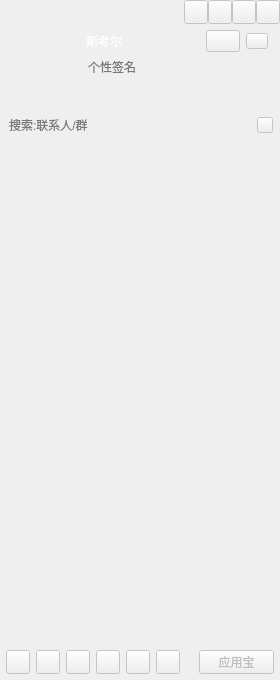
<?xml version="1.0" encoding="UTF-8"?>
<ui version="4.0">
 <class>CCMainWindowClass</class>
 <widget class="QWidget" name="CCMainWindowClass">
  <property name="enabled">
   <bool>false</bool>
  </property>
  <property name="geometry">
   <rect>
    <x>0</x>
    <y>0</y>
    <width>280</width>
    <height>680</height>
   </rect>
  </property>
  <property name="minimumSize">
   <size>
    <width>0</width>
    <height>0</height>
   </size>
  </property>
  <property name="windowTitle">
   <string>CCMainWindow</string>
  </property>
  <layout class="QVBoxLayout" name="verticalLayout_6">
   <property name="spacing">
    <number>0</number>
   </property>
   <property name="leftMargin">
    <number>0</number>
   </property>
   <property name="topMargin">
    <number>0</number>
   </property>
   <property name="rightMargin">
    <number>0</number>
   </property>
   <property name="bottomMargin">
    <number>0</number>
   </property>
   <item>
    <widget class="QWidget" name="titleWidget" native="true">
     <property name="enabled">
      <bool>false</bool>
     </property>
     <property name="sizePolicy">
      <sizepolicy hsizetype="Expanding" vsizetype="Preferred">
       <horstretch>0</horstretch>
       <verstretch>0</verstretch>
      </sizepolicy>
     </property>
     <property name="titleskin" stdset="0">
      <bool>true</bool>
     </property>
     <layout class="QVBoxLayout" name="verticalLayout_2">
      <property name="spacing">
       <number>0</number>
      </property>
      <property name="leftMargin">
       <number>0</number>
      </property>
      <property name="topMargin">
       <number>0</number>
      </property>
      <property name="rightMargin">
       <number>0</number>
      </property>
      <property name="bottomMargin">
       <number>0</number>
      </property>
      <item>
       <layout class="QHBoxLayout" name="horizontalLayout">
        <property name="spacing">
         <number>0</number>
        </property>
        <property name="leftMargin">
         <number>12</number>
        </property>
        <item>
         <widget class="QLabel" name="titleIcon">
          <property name="enabled">
           <bool>false</bool>
          </property>
          <property name="sizePolicy">
           <sizepolicy hsizetype="Fixed" vsizetype="Fixed">
            <horstretch>0</horstretch>
            <verstretch>0</verstretch>
           </sizepolicy>
          </property>
          <property name="minimumSize">
           <size>
            <width>42</width>
            <height>18</height>
           </size>
          </property>
          <property name="maximumSize">
           <size>
            <width>42</width>
            <height>18</height>
           </size>
          </property>
          <property name="text">
           <string/>
          </property>
         </widget>
        </item>
        <item>
         <spacer name="horizontalSpacer">
          <property name="orientation">
           <enum>Qt::Horizontal</enum>
          </property>
          <property name="sizeHint" stdset="0">
           <size>
            <width>40</width>
            <height>20</height>
           </size>
          </property>
         </spacer>
        </item>
        <item>
         <widget class="QPushButton" name="placehold1">
          <property name="enabled">
           <bool>false</bool>
          </property>
          <property name="sizePolicy">
           <sizepolicy hsizetype="Fixed" vsizetype="Fixed">
            <horstretch>0</horstretch>
            <verstretch>0</verstretch>
           </sizepolicy>
          </property>
          <property name="minimumSize">
           <size>
            <width>24</width>
            <height>24</height>
           </size>
          </property>
          <property name="maximumSize">
           <size>
            <width>24</width>
            <height>24</height>
           </size>
          </property>
          <property name="text">
           <string/>
          </property>
         </widget>
        </item>
        <item>
         <widget class="QPushButton" name="placehold2">
          <property name="enabled">
           <bool>false</bool>
          </property>
          <property name="sizePolicy">
           <sizepolicy hsizetype="Fixed" vsizetype="Fixed">
            <horstretch>0</horstretch>
            <verstretch>0</verstretch>
           </sizepolicy>
          </property>
          <property name="minimumSize">
           <size>
            <width>24</width>
            <height>24</height>
           </size>
          </property>
          <property name="maximumSize">
           <size>
            <width>24</width>
            <height>24</height>
           </size>
          </property>
          <property name="text">
           <string/>
          </property>
         </widget>
        </item>
        <item>
         <widget class="QPushButton" name="sysmin">
          <property name="enabled">
           <bool>false</bool>
          </property>
          <property name="sizePolicy">
           <sizepolicy hsizetype="Fixed" vsizetype="Fixed">
            <horstretch>0</horstretch>
            <verstretch>0</verstretch>
           </sizepolicy>
          </property>
          <property name="minimumSize">
           <size>
            <width>24</width>
            <height>24</height>
           </size>
          </property>
          <property name="maximumSize">
           <size>
            <width>24</width>
            <height>24</height>
           </size>
          </property>
          <property name="text">
           <string/>
          </property>
         </widget>
        </item>
        <item>
         <widget class="QPushButton" name="sysclose">
          <property name="enabled">
           <bool>false</bool>
          </property>
          <property name="sizePolicy">
           <sizepolicy hsizetype="Fixed" vsizetype="Fixed">
            <horstretch>0</horstretch>
            <verstretch>0</verstretch>
           </sizepolicy>
          </property>
          <property name="minimumSize">
           <size>
            <width>24</width>
            <height>24</height>
           </size>
          </property>
          <property name="maximumSize">
           <size>
            <width>24</width>
            <height>24</height>
           </size>
          </property>
          <property name="text">
           <string/>
          </property>
         </widget>
        </item>
       </layout>
      </item>
      <item>
       <layout class="QHBoxLayout" name="horizontalLayout_3">
        <property name="leftMargin">
         <number>12</number>
        </property>
        <property name="topMargin">
         <number>6</number>
        </property>
        <property name="rightMargin">
         <number>12</number>
        </property>
        <property name="bottomMargin">
         <number>6</number>
        </property>
        <item>
         <widget class="QLabel" name="headLabel">
          <property name="enabled">
           <bool>false</bool>
          </property>
          <property name="sizePolicy">
           <sizepolicy hsizetype="Fixed" vsizetype="Fixed">
            <horstretch>0</horstretch>
            <verstretch>0</verstretch>
           </sizepolicy>
          </property>
          <property name="minimumSize">
           <size>
            <width>68</width>
            <height>68</height>
           </size>
          </property>
          <property name="maximumSize">
           <size>
            <width>68</width>
            <height>68</height>
           </size>
          </property>
          <property name="text">
           <string/>
          </property>
         </widget>
        </item>
        <item>
         <layout class="QVBoxLayout" name="verticalLayout">
          <property name="spacing">
           <number>4</number>
          </property>
          <item>
           <layout class="QHBoxLayout" name="horizontalLayout_2">
            <item>
             <widget class="QLabel" name="nameLabel">
              <property name="enabled">
               <bool>false</bool>
              </property>
              <property name="sizePolicy">
               <sizepolicy hsizetype="Expanding" vsizetype="Fixed">
                <horstretch>0</horstretch>
                <verstretch>0</verstretch>
               </sizepolicy>
              </property>
              <property name="minimumSize">
               <size>
                <width>0</width>
                <height>22</height>
               </size>
              </property>
              <property name="maximumSize">
               <size>
                <width>16777215</width>
                <height>22</height>
               </size>
              </property>
              <property name="styleSheet">
               <string notr="true">color:rgb(255,255,255);
font:75 12pt &quot;微软雅黑&quot;;</string>
              </property>
              <property name="text">
               <string>斯考尔</string>
              </property>
             </widget>
            </item>
            <item>
             <widget class="QPushButton" name="stausBtn">
              <property name="enabled">
               <bool>false</bool>
              </property>
              <property name="sizePolicy">
               <sizepolicy hsizetype="Fixed" vsizetype="Fixed">
                <horstretch>0</horstretch>
                <verstretch>0</verstretch>
               </sizepolicy>
              </property>
              <property name="minimumSize">
               <size>
                <width>34</width>
                <height>22</height>
               </size>
              </property>
              <property name="maximumSize">
               <size>
                <width>34</width>
                <height>22</height>
               </size>
              </property>
              <property name="text">
               <string/>
              </property>
              <property name="hasborder" stdset="0">
               <bool>true</bool>
              </property>
             </widget>
            </item>
            <item>
             <widget class="QPushButton" name="levelBtn">
              <property name="sizePolicy">
               <sizepolicy hsizetype="Fixed" vsizetype="Fixed">
                <horstretch>0</horstretch>
                <verstretch>0</verstretch>
               </sizepolicy>
              </property>
              <property name="minimumSize">
               <size>
                <width>22</width>
                <height>16</height>
               </size>
              </property>
              <property name="maximumSize">
               <size>
                <width>22</width>
                <height>16</height>
               </size>
              </property>
              <property name="text">
               <string/>
              </property>
              <property name="hasborder" stdset="0">
               <bool>true</bool>
              </property>
             </widget>
            </item>
           </layout>
          </item>
          <item>
           <widget class="QLineEdit" name="lineEdit">
            <property name="enabled">
             <bool>false</bool>
            </property>
            <property name="minimumSize">
             <size>
              <width>0</width>
              <height>22</height>
             </size>
            </property>
            <property name="maximumSize">
             <size>
              <width>16777215</width>
              <height>22</height>
             </size>
            </property>
            <property name="frame">
             <bool>false</bool>
            </property>
            <property name="placeholderText">
             <string>个性签名</string>
            </property>
           </widget>
          </item>
          <item>
           <widget class="QWidget" name="appWidget" native="true">
            <property name="enabled">
             <bool>false</bool>
            </property>
            <property name="sizePolicy">
             <sizepolicy hsizetype="Expanding" vsizetype="Fixed">
              <horstretch>0</horstretch>
              <verstretch>0</verstretch>
             </sizepolicy>
            </property>
            <property name="minimumSize">
             <size>
              <width>0</width>
              <height>22</height>
             </size>
            </property>
            <property name="maximumSize">
             <size>
              <width>16777215</width>
              <height>22</height>
             </size>
            </property>
           </widget>
          </item>
         </layout>
        </item>
       </layout>
      </item>
     </layout>
    </widget>
   </item>
   <item>
    <widget class="QWidget" name="widget" native="true">
     <property name="enabled">
      <bool>false</bool>
     </property>
     <property name="sizePolicy">
      <sizepolicy hsizetype="Expanding" vsizetype="Expanding">
       <horstretch>0</horstretch>
       <verstretch>0</verstretch>
      </sizepolicy>
     </property>
     <layout class="QVBoxLayout" name="verticalLayout_4">
      <property name="spacing">
       <number>0</number>
      </property>
      <property name="leftMargin">
       <number>1</number>
      </property>
      <property name="topMargin">
       <number>0</number>
      </property>
      <property name="rightMargin">
       <number>1</number>
      </property>
      <property name="bottomMargin">
       <number>0</number>
      </property>
      <item>
       <widget class="QWidget" name="searchWidget" native="true">
        <property name="sizePolicy">
         <sizepolicy hsizetype="Expanding" vsizetype="Fixed">
          <horstretch>0</horstretch>
          <verstretch>0</verstretch>
         </sizepolicy>
        </property>
        <property name="minimumSize">
         <size>
          <width>0</width>
          <height>30</height>
         </size>
        </property>
        <property name="maximumSize">
         <size>
          <width>16777215</width>
          <height>30</height>
         </size>
        </property>
        <layout class="QHBoxLayout" name="horizontalLayout_4">
         <property name="leftMargin">
          <number>6</number>
         </property>
         <property name="topMargin">
          <number>0</number>
         </property>
         <property name="rightMargin">
          <number>6</number>
         </property>
         <property name="bottomMargin">
          <number>0</number>
         </property>
         <item>
          <widget class="QLineEdit" name="searchLineEdit">
           <property name="minimumSize">
            <size>
             <width>0</width>
             <height>30</height>
            </size>
           </property>
           <property name="maximumSize">
            <size>
             <width>16777215</width>
             <height>30</height>
            </size>
           </property>
           <property name="frame">
            <bool>false</bool>
           </property>
           <property name="placeholderText">
            <string>搜索:联系人/群</string>
           </property>
          </widget>
         </item>
         <item>
          <widget class="QPushButton" name="searchBtn">
           <property name="enabled">
            <bool>false</bool>
           </property>
           <property name="sizePolicy">
            <sizepolicy hsizetype="Fixed" vsizetype="Fixed">
             <horstretch>0</horstretch>
             <verstretch>0</verstretch>
            </sizepolicy>
           </property>
           <property name="minimumSize">
            <size>
             <width>16</width>
             <height>16</height>
            </size>
           </property>
           <property name="maximumSize">
            <size>
             <width>16</width>
             <height>16</height>
            </size>
           </property>
           <property name="text">
            <string/>
           </property>
          </widget>
         </item>
        </layout>
       </widget>
      </item>
      <item>
       <widget class="QScrollArea" name="scrollArea">
        <property name="enabled">
         <bool>false</bool>
        </property>
        <property name="frameShape">
         <enum>QFrame::NoFrame</enum>
        </property>
        <property name="widgetResizable">
         <bool>true</bool>
        </property>
        <widget class="QWidget" name="scrollAreaWidgetContents">
         <property name="enabled">
          <bool>false</bool>
         </property>
         <property name="geometry">
          <rect>
           <x>0</x>
           <y>0</y>
           <width>278</width>
           <height>474</height>
          </rect>
         </property>
         <property name="sizePolicy">
          <sizepolicy hsizetype="Expanding" vsizetype="Expanding">
           <horstretch>0</horstretch>
           <verstretch>0</verstretch>
          </sizepolicy>
         </property>
         <layout class="QVBoxLayout" name="verticalLayout_3">
          <property name="spacing">
           <number>0</number>
          </property>
          <property name="leftMargin">
           <number>0</number>
          </property>
          <property name="topMargin">
           <number>0</number>
          </property>
          <property name="rightMargin">
           <number>0</number>
          </property>
          <property name="bottomMargin">
           <number>0</number>
          </property>
          <item>
           <widget class="QTreeWidget" name="treeWidget">
            <property name="enabled">
             <bool>false</bool>
            </property>
            <property name="frameShape">
             <enum>QFrame::NoFrame</enum>
            </property>
            <property name="verticalScrollBarPolicy">
             <enum>Qt::ScrollBarAlwaysOff</enum>
            </property>
            <property name="horizontalScrollBarPolicy">
             <enum>Qt::ScrollBarAlwaysOff</enum>
            </property>
            <property name="editTriggers">
             <set>QAbstractItemView::AllEditTriggers</set>
            </property>
            <property name="indentation">
             <number>0</number>
            </property>
            <property name="headerHidden">
             <bool>true</bool>
            </property>
            <property name="expandsOnDoubleClick">
             <bool>false</bool>
            </property>
            <column>
             <property name="text">
              <string notr="true">1</string>
             </property>
            </column>
           </widget>
          </item>
         </layout>
        </widget>
       </widget>
      </item>
     </layout>
    </widget>
   </item>
   <item>
    <widget class="QWidget" name="bottomWidget" native="true">
     <property name="enabled">
      <bool>false</bool>
     </property>
     <property name="sizePolicy">
      <sizepolicy hsizetype="Expanding" vsizetype="Fixed">
       <horstretch>0</horstretch>
       <verstretch>0</verstretch>
      </sizepolicy>
     </property>
     <property name="minimumSize">
      <size>
       <width>0</width>
       <height>60</height>
      </size>
     </property>
     <property name="maximumSize">
      <size>
       <width>16777215</width>
       <height>60</height>
      </size>
     </property>
     <property name="bottomskin" stdset="0">
      <bool>true</bool>
     </property>
     <layout class="QVBoxLayout" name="verticalLayout_5" stretch="1,1">
      <property name="leftMargin">
       <number>6</number>
      </property>
      <property name="topMargin">
       <number>6</number>
      </property>
      <property name="rightMargin">
       <number>6</number>
      </property>
      <property name="bottomMargin">
       <number>6</number>
      </property>
      <item>
       <layout class="QHBoxLayout" name="bottomLayout_up"/>
      </item>
      <item>
       <layout class="QHBoxLayout" name="horizontalLayout_5">
        <item>
         <widget class="QPushButton" name="bottomBtn_1">
          <property name="sizePolicy">
           <sizepolicy hsizetype="Fixed" vsizetype="Fixed">
            <horstretch>0</horstretch>
            <verstretch>0</verstretch>
           </sizepolicy>
          </property>
          <property name="minimumSize">
           <size>
            <width>24</width>
            <height>24</height>
           </size>
          </property>
          <property name="maximumSize">
           <size>
            <width>24</width>
            <height>24</height>
           </size>
          </property>
          <property name="text">
           <string/>
          </property>
         </widget>
        </item>
        <item>
         <widget class="QPushButton" name="bottomBtn_2">
          <property name="sizePolicy">
           <sizepolicy hsizetype="Fixed" vsizetype="Fixed">
            <horstretch>0</horstretch>
            <verstretch>0</verstretch>
           </sizepolicy>
          </property>
          <property name="minimumSize">
           <size>
            <width>24</width>
            <height>24</height>
           </size>
          </property>
          <property name="maximumSize">
           <size>
            <width>24</width>
            <height>24</height>
           </size>
          </property>
          <property name="text">
           <string/>
          </property>
         </widget>
        </item>
        <item>
         <widget class="QPushButton" name="bottomBtn_3">
          <property name="sizePolicy">
           <sizepolicy hsizetype="Fixed" vsizetype="Fixed">
            <horstretch>0</horstretch>
            <verstretch>0</verstretch>
           </sizepolicy>
          </property>
          <property name="minimumSize">
           <size>
            <width>24</width>
            <height>24</height>
           </size>
          </property>
          <property name="maximumSize">
           <size>
            <width>24</width>
            <height>24</height>
           </size>
          </property>
          <property name="text">
           <string/>
          </property>
         </widget>
        </item>
        <item>
         <widget class="QPushButton" name="bottomBtn_4">
          <property name="sizePolicy">
           <sizepolicy hsizetype="Fixed" vsizetype="Fixed">
            <horstretch>0</horstretch>
            <verstretch>0</verstretch>
           </sizepolicy>
          </property>
          <property name="minimumSize">
           <size>
            <width>24</width>
            <height>24</height>
           </size>
          </property>
          <property name="maximumSize">
           <size>
            <width>24</width>
            <height>24</height>
           </size>
          </property>
          <property name="text">
           <string/>
          </property>
         </widget>
        </item>
        <item>
         <widget class="QPushButton" name="bottomBtn_5">
          <property name="sizePolicy">
           <sizepolicy hsizetype="Fixed" vsizetype="Fixed">
            <horstretch>0</horstretch>
            <verstretch>0</verstretch>
           </sizepolicy>
          </property>
          <property name="minimumSize">
           <size>
            <width>24</width>
            <height>24</height>
           </size>
          </property>
          <property name="maximumSize">
           <size>
            <width>24</width>
            <height>24</height>
           </size>
          </property>
          <property name="text">
           <string/>
          </property>
         </widget>
        </item>
        <item>
         <widget class="QPushButton" name="bottomBtn_6">
          <property name="sizePolicy">
           <sizepolicy hsizetype="Fixed" vsizetype="Fixed">
            <horstretch>0</horstretch>
            <verstretch>0</verstretch>
           </sizepolicy>
          </property>
          <property name="minimumSize">
           <size>
            <width>24</width>
            <height>24</height>
           </size>
          </property>
          <property name="maximumSize">
           <size>
            <width>24</width>
            <height>24</height>
           </size>
          </property>
          <property name="text">
           <string/>
          </property>
         </widget>
        </item>
        <item>
         <spacer name="horizontalSpacer_2">
          <property name="orientation">
           <enum>Qt::Horizontal</enum>
          </property>
          <property name="sizeHint" stdset="0">
           <size>
            <width>18</width>
            <height>20</height>
           </size>
          </property>
         </spacer>
        </item>
        <item>
         <widget class="QPushButton" name="bottomBtn_7">
          <property name="enabled">
           <bool>false</bool>
          </property>
          <property name="sizePolicy">
           <sizepolicy hsizetype="Preferred" vsizetype="Fixed">
            <horstretch>0</horstretch>
            <verstretch>0</verstretch>
           </sizepolicy>
          </property>
          <property name="minimumSize">
           <size>
            <width>24</width>
            <height>24</height>
           </size>
          </property>
          <property name="maximumSize">
           <size>
            <width>86</width>
            <height>24</height>
           </size>
          </property>
          <property name="text">
           <string>应用宝</string>
          </property>
         </widget>
        </item>
       </layout>
      </item>
     </layout>
    </widget>
   </item>
  </layout>
 </widget>
 <layoutdefault spacing="6" margin="11"/>
 <resources>
  <include location="CCMainWindow.qrc"/>
 </resources>
 <connections/>
</ui>
